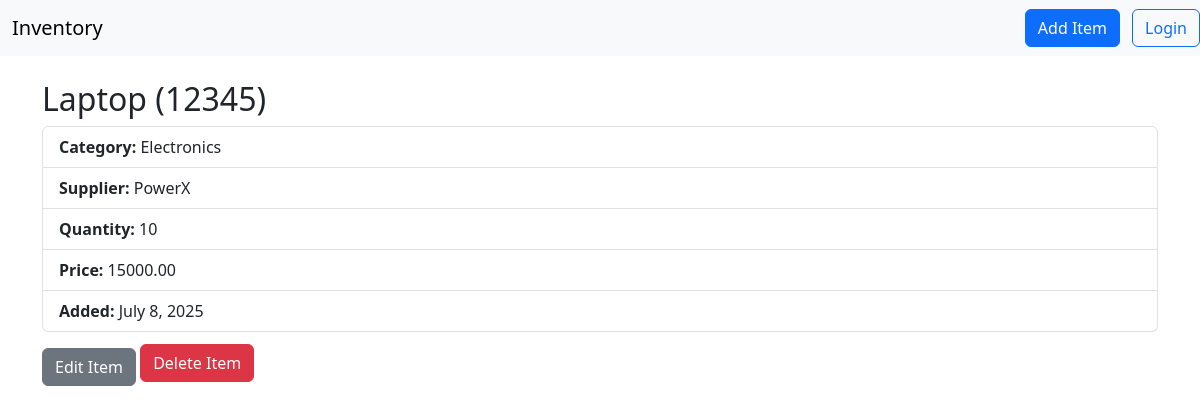
Screenshot of /item/4/ with the database file from the repository.
### products/models.py (models this page shows, shortened)
class Item(models.Model):
    name = models.CharField(max_length=200)
    sku = models.CharField(max_length=50, unique=True, help_text="Stock Keeping Unit")
    category = models.ForeignKey(Category, on_delete=models.SET_NULL, null=True)
    supplier = models.ForeignKey(Supplier, on_delete=models.SET_NULL, null=True)
    quantity = models.PositiveIntegerField(default=0)
    price = models.DecimalField(max_digits=10, decimal_places=2)
    added_date = models.DateField(auto_now_add=True)

class Category(models.Model):
    name = models.CharField(max_length=100, unique=True)
    def __str__(self):
        return self.name

class Supplier(models.Model):
    name = models.CharField(max_length=200)
    contact_email = models.EmailField(blank=True)
    phone = models.CharField(max_length=20, blank=True)
    def __str__(self):
        return self.name

### products/views.py (the view)
# urls.py: path('item/<int:pk>/', views.ItemDetailView.as_view(), name='item_detail'),
class ItemDetailView(DetailView):
    model = Item
    template_name = 'products/item_detail.html'
    context_object_name = 'item'

### products/templates/products/item_detail.html (shortened to what this page needs)
{% extends 'products/base.html' %}
{% block content %}
<h2>{{ item.name }} ({{ item.sku }})</h2>
<ul class="list-group">
  <li class="list-group-item"><strong>Category:</strong> {{ item.category }}</li>
  <li class="list-group-item"><strong>Supplier:</strong> {{ item.supplier }}</li>
  <li class="list-group-item"><strong>Quantity:</strong> {{ item.quantity }}</li>
  <li class="list-group-item"><strong>Price:</strong> {{ item.price }}</li>
  <li class="list-group-item"><strong>Added:</strong> {{ item.added_date }}</li>
</ul>
<a class="btn btn-secondary mt-3" href="{% url 'products:item_edit' item.pk %}">Edit Item</a>
<a class="btn btn-danger mt-2" href="{% url 'products:item_delete' item.pk %}">Delete Item</a>
{% endblock %}

### rows the page displays
Item: name "Laptop", sku "12345", category "Electronics", supplier "PowerX", quantity "10", price "15000.00", added_date "July 8, 2025"
